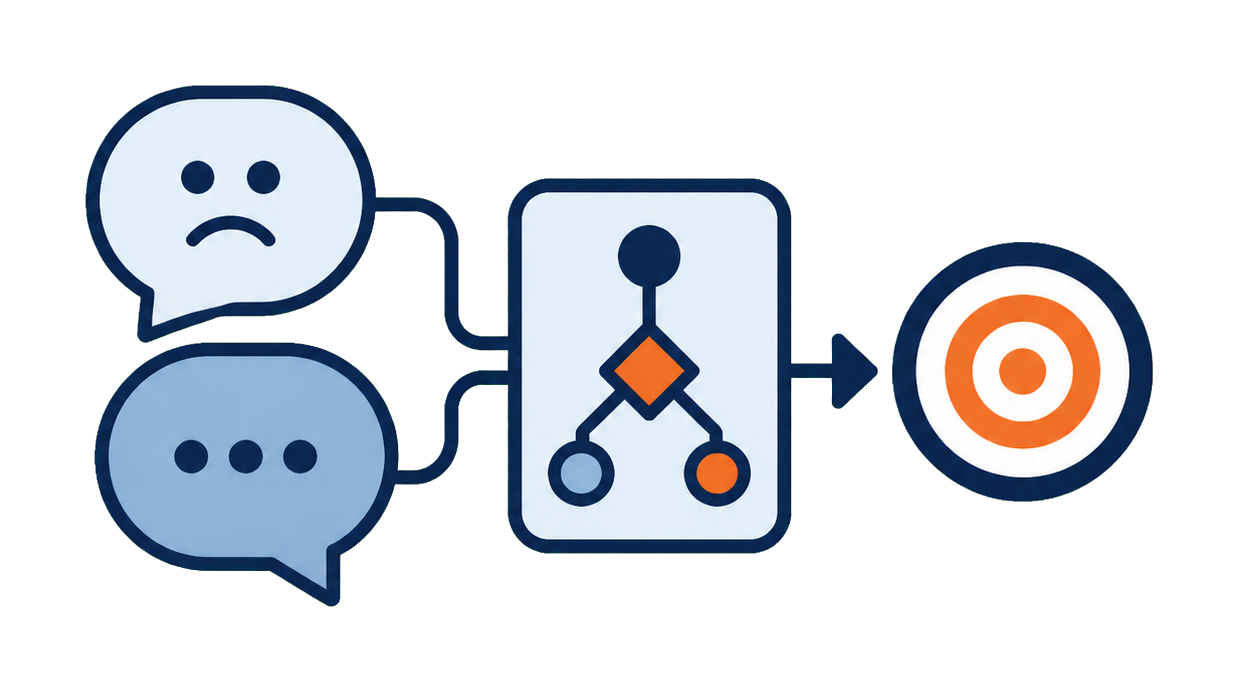
#> input picture assets/presets/enterprise-blue-orange/analysis-routing.png, 1238 x 692 px
$ python trim_transparent_icons.py ../assets/presets/enterprise-blue-orange out
#> lines starting #> are read from the running program, lines starting #| are printed output that depends on the picture
#!/usr/bin/env python3

import argparse
from pathlib import Path

from PIL import Image


def sources(path: Path):
    if path.is_file():
        yield path
        return
    yield from sorted(path.glob("*.png"))


def main() -> None:
    parser = argparse.ArgumentParser(description="Crop transparent icon margins and add proportional safe padding.")
    parser.add_argument("source", type=Path, help="Transparent PNG or directory")
    parser.add_argument("output", type=Path, help="Output directory")
    parser.add_argument("--padding-ratio", type=float, default=0.08)
    parser.add_argument("--min-padding", type=int, default=8)
    args = parser.parse_args()

    if not args.source.exists():
        raise SystemExit(f"Source not found: {args.source}")
    args.output.mkdir(parents=True, exist_ok=True)

    count = 0
    for source in sources(args.source):
        image = Image.open(source).convert("RGBA")
#> image is the input picture: PIL image 1238x692 RGBA; mean R, G, B, A 50.1, 53.9, 59.8, 84.3
        bounds = image.getchannel("A").getbbox()
#> bounds = (85, 85, 1153, 607)
        if bounds is None:
            print(f"Skipped fully transparent image: {source.name}")
            continue
        cropped = image.crop(bounds)
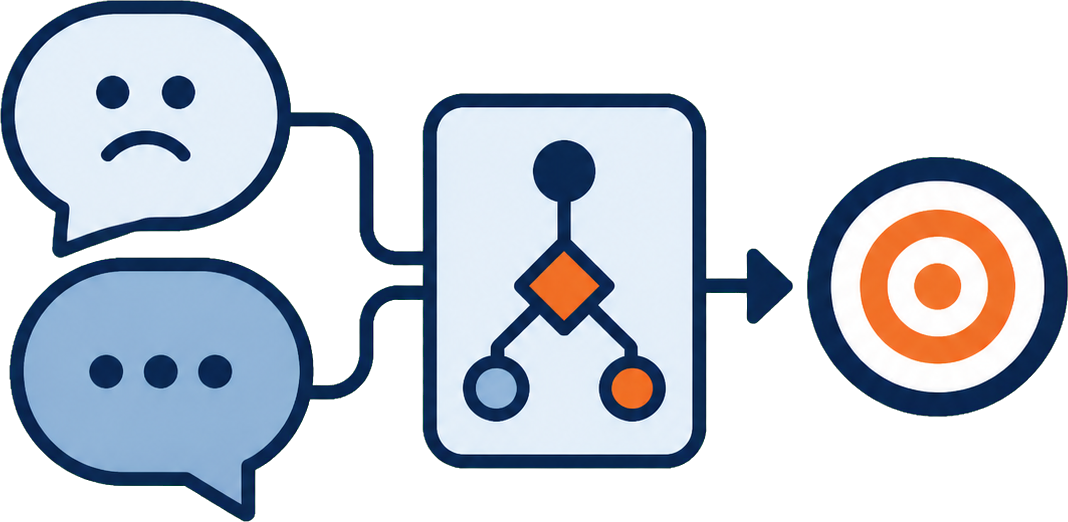
#> cropped: PIL image 1068x522 RGBA; mean R, G, B, A 77, 82.9, 91.9, 129.5; transparent parts drawn white
        padding = max(args.min_padding, round(max(cropped.size) * args.padding_ratio))
#> padding = 85
        canvas = Image.new(
            "RGBA",
            (cropped.width + padding * 2, cropped.height + padding * 2),
            (0, 0, 0, 0),
        )
#> canvas: PIL image 1238x692 RGBA; every value is 0
        canvas.paste(cropped, (padding, padding))
        destination = args.output / f"{source.stem}.png"
        canvas.save(destination)
        print(f"Trimmed {source.name}: {image.size} -> {canvas.size}")
#| Trimmed analysis-routing.png: (1238, 692) -> (1238, 692)
        count += 1
#> pass 2 of the loop in main, `for source in sources(args.source):`:
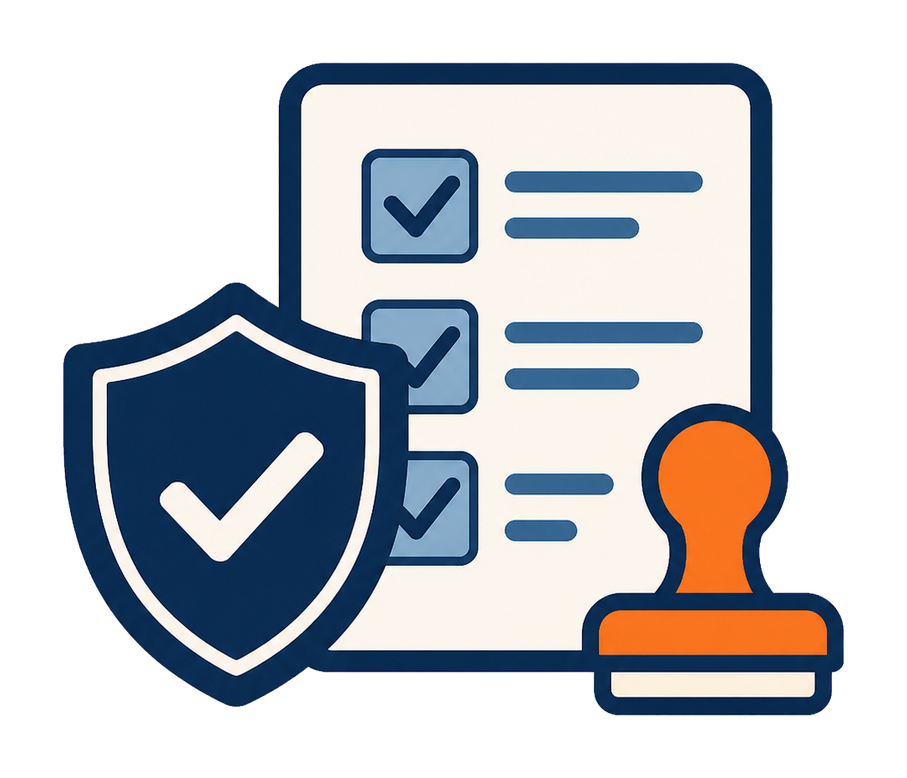
#> input picture assets/presets/enterprise-blue-orange/policy-check.png, 907 x 778 px, shrunk from 1086 x 931 before the run
#> in main, image is the input picture: PIL image 907x778 RGBA; mean R, G, B, A 77.7, 81.4, 86.4, 139.9
#> bounds = (60, 60, 847, 718)
#> in main, `cropped = image.crop(bounds)`:
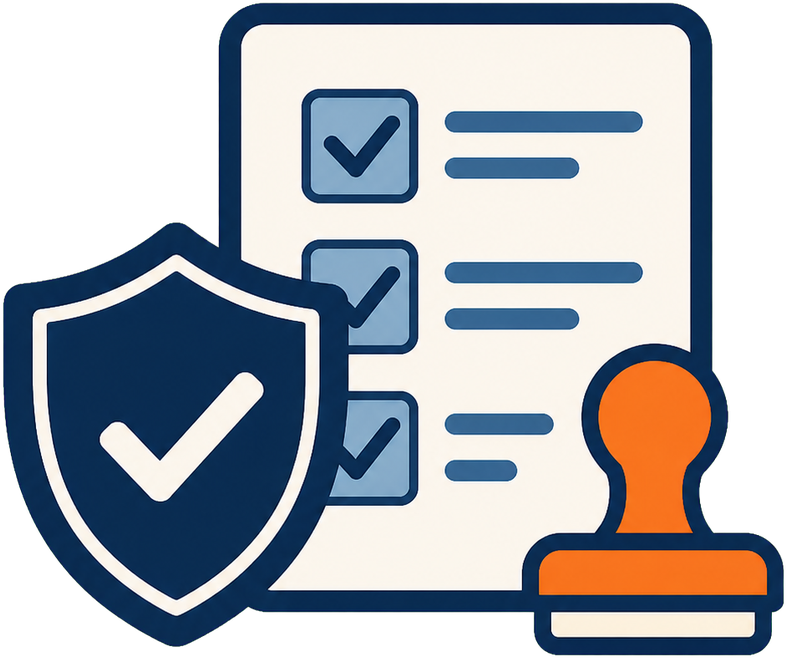
#> cropped: PIL image 787x658 RGBA; mean R, G, B, A 105.8, 110.9, 117.7, 190.7; transparent parts drawn white
#> in main, `canvas.paste(cropped, (padding, padding))`:
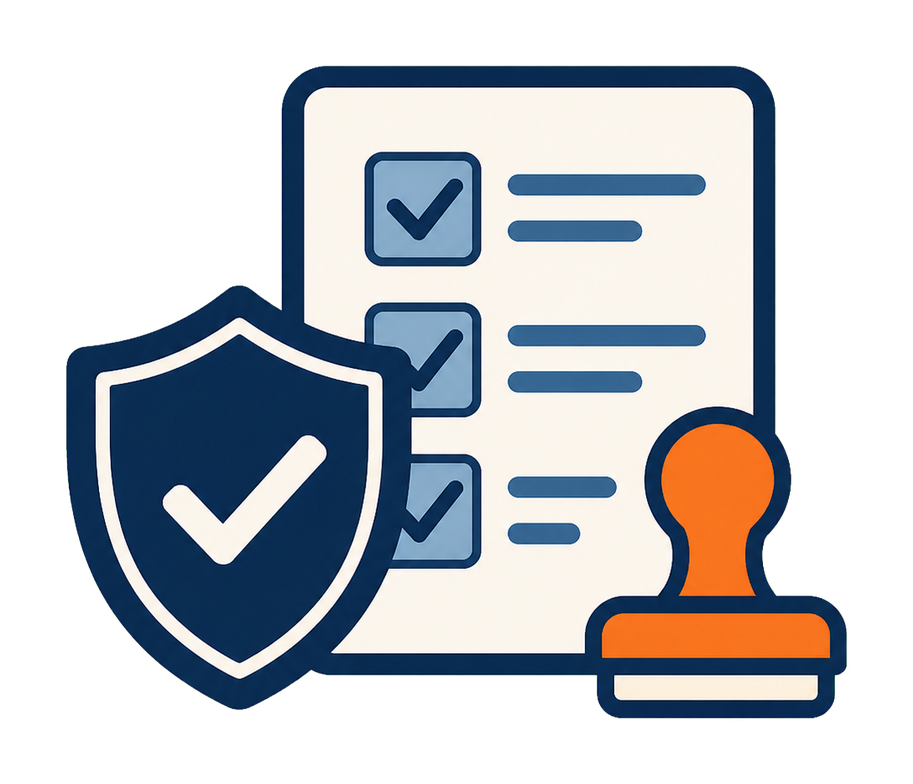
#> canvas: PIL image 913x784 RGBA; mean R, G, B, A 76.6, 80.3, 85.2, 138; transparent parts drawn white
#| Trimmed policy-check.png: (907, 778) -> (913, 784)
    if count == 0:
        raise SystemExit("No non-empty transparent PNG images found")


if __name__ == "__main__":
    main()
